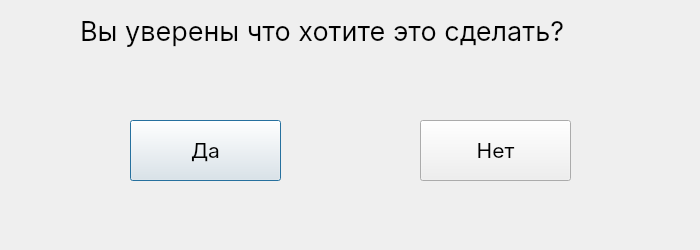
<?xml version="1.0" encoding="UTF-8"?>
<ui version="4.0">
 <class>ConfirmationDialog</class>
 <widget class="QDialog" name="ConfirmationDialog">
  <property name="geometry">
   <rect>
    <x>0</x>
    <y>0</y>
    <width>700</width>
    <height>250</height>
   </rect>
  </property>
  <property name="sizePolicy">
   <sizepolicy hsizetype="Fixed" vsizetype="Fixed">
    <horstretch>0</horstretch>
    <verstretch>0</verstretch>
   </sizepolicy>
  </property>
  <property name="minimumSize">
   <size>
    <width>700</width>
    <height>250</height>
   </size>
  </property>
  <property name="maximumSize">
   <size>
    <width>700</width>
    <height>250</height>
   </size>
  </property>
  <property name="palette">
   <palette>
    <active/>
    <inactive/>
    <disabled/>
   </palette>
  </property>
  <property name="font">
   <font>
    <family>Inter</family>
    <pointsize>16</pointsize>
   </font>
  </property>
  <property name="windowTitle">
   <string>Подтверждение</string>
  </property>
  <widget class="QLabel" name="title_label">
   <property name="geometry">
    <rect>
     <x>80</x>
     <y>10</y>
     <width>601</width>
     <height>41</height>
    </rect>
   </property>
   <property name="font">
    <font>
     <family>Inter</family>
     <pointsize>20</pointsize>
    </font>
   </property>
   <property name="text">
    <string>Вы уверены что хотите это сделать?</string>
   </property>
  </widget>
  <widget class="QPushButton" name="yes_button">
   <property name="geometry">
    <rect>
     <x>130</x>
     <y>120</y>
     <width>151</width>
     <height>61</height>
    </rect>
   </property>
   <property name="text">
    <string>Да</string>
   </property>
  </widget>
  <widget class="QPushButton" name="no_button">
   <property name="geometry">
    <rect>
     <x>420</x>
     <y>120</y>
     <width>151</width>
     <height>61</height>
    </rect>
   </property>
   <property name="text">
    <string>Нет</string>
   </property>
  </widget>
 </widget>
 <resources/>
 <connections/>
</ui>
